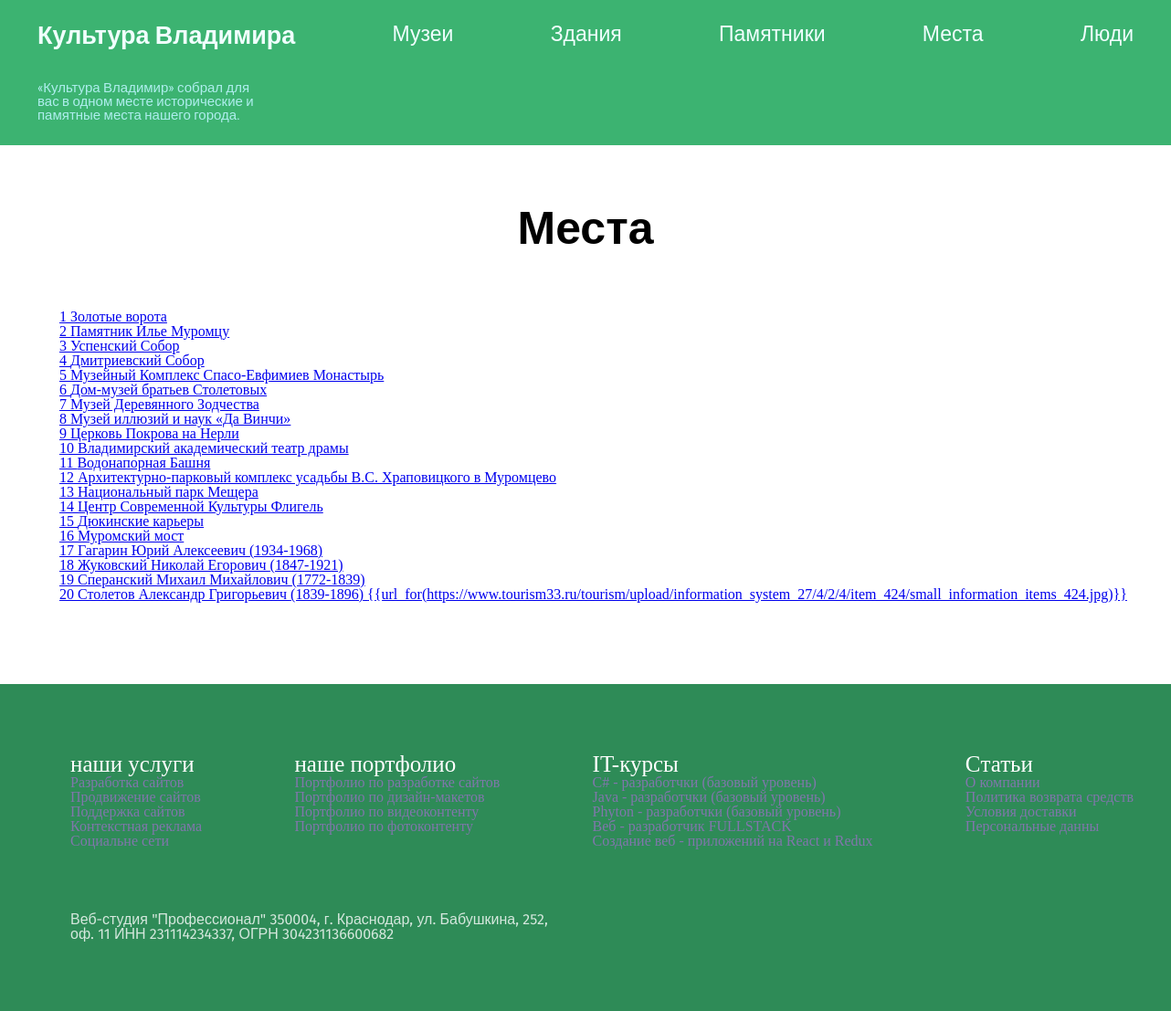
The page /show on the database its author committed.
### tables this page shows
CREATE TABLE Histori(
	"id"	INTEGER UNIQUE,
	"name"	text,
	"photo"	text,
    "imlink"	text,
	"linkya"	text,
	"descrip"	text,
	"excurs"	text,
	PRIMARY KEY("id" AUTOINCREMENT)
);

### flask_app.py (the view)
@app.route("/show")
def show():
    try:
        History = databasemanager('history.db')
        places = History.fetchall("""SELECT * FROM Histori""")
        print(places)
    except:
        places=[("НЕТ ДАННЫХ","НЕТ ДАННЫХ","НЕТ ДАННЫХ")]
    return render_template('show.html',places=places)

### db.py (called while the page is built)
    def fetchall(self,arg, values = None):
        if values == None:
             self.cur.execute(arg)
        else:
            self.cur.execute(arg,values)
        return self.cur.fetchall()

    def __del__(self):
        self.conn.close()

### templates/show.html (shortened to what this page needs)
{% extends 'index.html' %}
{% block body %}
<div class="container mt-5">
    {% for el in  places %}
        <div class="alert alert-info">
          <a href="/getpage{{el[0]}}">
            {{el[0]}}    {{el[1]}}    {{el[2]}}
          </a>
        </div>
    {% endfor %}
</div>
{% endblock %}

### templates/index.html (shortened to what this page needs)
<!DOCTYPE html>
<html lang="en">
<head>
    <link rel="stylesheet" href="{{ url_for('static',filename='style.css') }}">
</head>
<body>
    <header class="header">
        <div class="container">
            <div class="header__items">
                <ul class="main__menu flex-container">
                    <li><a href="http://127.0.0.1:5000/"><h2>Культура Владимира</h2></a></li>
                    <li>
                        <a href="http://127.0.0.1:5000/museums">Музеи</a>
                    </li>
                    <li>
                        <a href="http://127.0.0.1:5000/buildings">Здания</a>
                    </li>
                    <li>
                        <a href="http://127.0.0.1:5000/monument">Памятники</a>
                    </li>
                    <li>
                        <a href="http://127.0.0.1:5000/placec">Места</a>
                    </li>
                    <li>
                        <a href="http://127.0.0.1:5000/peoples">Люди</a>
                    </li>
                </ul>
                <div class="main__menu--txt"><p>«Культура Владимир» собрал для вас в одном месте исторические и памятные места нашего города.</p></div>
            </div>
        </div>
    </header>
    <div class="places">
        <div class="container">
            <div class="places__title">
                <h2>Места</h2>
            </div>
            <main>
                {% block body %}{% endblock %}
            </main>
        </div>
    </div>
    <footer>
        <div class="footer__nav">
            <div class="container">
                <div class="footer__items">
                    <div class="footer__info--items">
                        <div class="footer__info--item">
                            <ul>
                                <li><a href="#"><h3>наши услуги</h3></a></li>
                                <li><a href="#"><p>Разработка сайтов</p></a></li>
                                <li><a href="#"><p>Продвижение сайтов</p></a></li>
                                <li><a href="#"><p>Поддержка сайтов</p></a></li>
                                <li><a href="#"><p>Контекстная реклама</p></a></li>
                                <li><a href="#"><p>Социальне сети</p></a></li>
                            </ul>
                        </div>
                        <div class="footer__info--item">
                            <ul>
                                <li><a href="#"><h3>наше портфолио</h3></a></li>
                                <li><a href="#"><p>Портфолио по разработке сайтов</p></a></li>
                                <li><a href="#"><p>Портфолио по дизайн-макетов</p></a></li>
                                <li><a href="#"><p>Портфолио по видеоконтенту</p></a></li>
                                <li><a href="#"><p>Портфолио по фотоконтенту</p></a></li>
                            </ul>
                        </div>
                        <div class="footer__info--item">
                            <ul>
                                <li><a href="#"><h3>IT-курсы</h3></a></li>
                                <li><a href="#"><p>С# - разработчки (базовый уровень)</p></a></li>
                                <li><a href="#"><p>Java - разработчки (базовый уровень)</p></a></li>
                                <li><a href="#"><p>Phyton - разработчки (базовый уровень)</p></a></li>
                                <li><a href="#"><p>Веб - разработчик FULLSTACK</p></a></li>
                                <li><a href="#"><p>Cоздание веб - приложений на React и Redux</p></a></li>
                            </ul>
                        </div>
                        <div class="footer__info--item">
                            <ul>
                                <li><a href="#"><h3>Cтатьи</h3></a></li>
                                <li><a href="#"><p>О компании</p></a></li>
                                <li><a href="#"><p>Политика возврата средств</p></a></li>
                                <li><a href="#"><p>Условия доставки</p></a></li>
                                <li><a href="#"><p>Персональные данны</p></a></li>
                            </ul>
                        </div>
                    </div>
                </div>
                <div class="copyriht-soc">
                    <div class="copyriht">
                        <p>
                            Веб-студия "Профессионал" 350004, г. Краснодар, ул. Бабушкина, 252, оф. 11
                                ИНН 231114234337, ОГРН 304231136600682
                        </p>
                    </div>
                </div>
            </div>
        </div>
    </footer>
</body>
</html>

### static/style.css (style rules this page uses)
html, body, div, span, applet, object, iframe, h1, h2, h3, h4, h5, h6, p, blockquote, pre, a, abbr, acronym, address, big, cite, code, del, dfn, em, img, ins, kbd, q, s, samp, small, strike, strong, sub, sup, tt, var, b, u, i, center, dl, dt, dd, ol, ul, li, fieldset, form, label, legend, table, caption, tbody, tfoot, thead, tr, th, td, article, aside, canvas, details, embed, figure, figcaption, footer, header, hgroup, menu, nav, output, ruby, section, summary, time, mark, audio, video { margin: 0; padding: 0; border: 0; font-size: 100%; font: inherit; vertical-align: baseline; }
article, aside, details, figcaption, figure, footer, header, hgroup, menu, nav, section { display: block; }
html { height: 100%; }
body { line-height: 1; }
ol, ul { list-style: none; }
.header { background-color: #3CB371; }
.header__items a { text-decoration: none; color: #F0FFFF; font-family: 'Roboto Condensed', sans-serif; font-size: 23px; }
.header__items a h2 { font-size: 27px; font-weight: 900; font-family: 'Roboto Condensed', sans-serif; }
.container { padding: 2%; max-width: 1200px; width: 100%; margin: 0 auto; }
.flex-container { display: flex; justify-content: space-between; }
.main__menu--txt { margin-top: 3%; width: 250px; max-width: 100%; }
.main__menu--txt p { font-family: 'Roboto Condensed', sans-serif; font-size: 15px; color: #AFEEEE; }
.places { margin-top: 40px; margin-bottom: 40px; }
.places__title h2 { font-size: 50px; text-align: center; margin-bottom: 40px; font-family: 'Roboto Condensed', sans-serif; font-weight: 800; }
footer { background-color: #2E8B57; flex: 0 0 auto; }
.footer__items { margin-left: 36px; padding-top: 50px; padding-bottom: 50px; }
.footer__info--items { display: flex; justify-content: space-between; }
.footer__info--item a { text-decoration: none; color: #8176ac; }
.footer__info--item h3 { color: #fff; font-size: 25px; }
.copyriht-soc { display: flex; margin-top: 20px; padding-bottom: 50px; }
.copyriht { margin-left: 36px; color: #fff; width: 80%; font-family: 'Fira Sans', sans-serif; opacity: 0.8; }
.copyriht p { width: 55%; }

### rows shown on the page
Histori: id "1", name "Золотые ворота"
Histori: id "2", name "Памятник Илье Муромцу"
Histori: id "3", name "Успенский Собор"
Histori: id "4", name "Дмитриевский Собор"
Histori: id "5", name "Музейный Комплекс Спасо-Евфимиев Монастырь"
Histori: id "6", name "Дом-музей братьев Столетовых"
Histori: id "7", name "Музей Деревянного Зодчества"
Histori: id "8", name "Музей иллюзий и наук «Да Винчи»"
Histori: id "9", name "Церковь Покрова на Нерли"
Histori: id "10", name "Владимирский академический театр драмы"
Histori: id "11", name "Водонапорная Башня"
Histori: id "12", name "Архитектурно-парковый комплекс усадьбы В.С. Храповицкого в Муромцево"
Histori: id "13", name "Национальный парк Мещера"
Histori: id "14", name "Центр Современной Культуры Флигель"
Histori: id "15", name "Дюкинские карьеры"
Histori: id "16", name "Муромский мост"
Histori: id "17", name "Гагарин Юрий Алексеевич (1934-1968)"
Histori: id "18", name "Жуковский Николай Егорович (1847-1921)"
Histori: id "19", name "Сперанский Михаил Михайлович (1772-1839)"
Histori: id "20", name "Столетов Александр Григорьевич (1839-1896)", photo "{{url_for(https://www.tourism33.ru/tourism/upload/information_system_27/4/2/4/item_424/small_information_items_424.jpg)}}"
